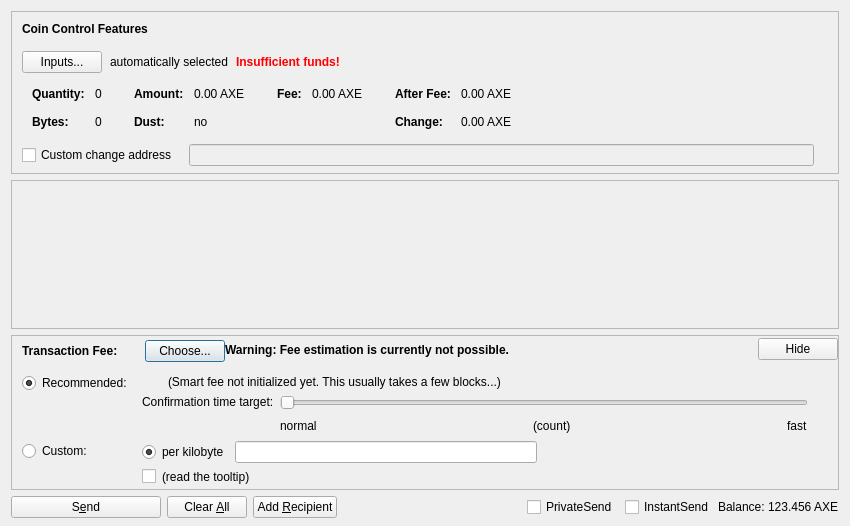
<?xml version="1.0" encoding="UTF-8"?>
<ui version="4.0">
 <class>SendCoinsDialog</class>
 <widget class="QDialog" name="SendCoinsDialog">
  <property name="geometry">
   <rect>
    <x>0</x>
    <y>0</y>
    <width>850</width>
    <height>526</height>
   </rect>
  </property>
  <property name="windowTitle">
   <string>Send Coins</string>
  </property>
  <layout class="QVBoxLayout" name="verticalLayout" stretch="0,1,0,0">
   <property name="bottomMargin">
    <number>8</number>
   </property>
   <item>
    <widget class="QFrame" name="frameCoinControl">
     <property name="sizePolicy">
      <sizepolicy hsizetype="Expanding" vsizetype="Expanding">
       <horstretch>0</horstretch>
       <verstretch>0</verstretch>
      </sizepolicy>
     </property>
     <property name="maximumSize">
      <size>
       <width>16777215</width>
       <height>16777215</height>
      </size>
     </property>
     <property name="frameShape">
      <enum>QFrame::StyledPanel</enum>
     </property>
     <property name="frameShadow">
      <enum>QFrame::Sunken</enum>
     </property>
     <layout class="QVBoxLayout" name="verticalLayoutCoinControl2">
      <property name="spacing">
       <number>0</number>
      </property>
      <property name="leftMargin">
       <number>0</number>
      </property>
      <property name="topMargin">
       <number>0</number>
      </property>
      <property name="rightMargin">
       <number>0</number>
      </property>
      <property name="bottomMargin">
       <number>6</number>
      </property>
      <item>
       <layout class="QVBoxLayout" name="verticalLayoutCoinControl" stretch="0,0,0,0,1">
        <property name="spacing">
         <number>0</number>
        </property>
        <property name="leftMargin">
         <number>10</number>
        </property>
        <property name="topMargin">
         <number>10</number>
        </property>
        <item>
         <layout class="QHBoxLayout" name="horizontalLayoutCoinControl1">
          <property name="bottomMargin">
           <number>15</number>
          </property>
          <item>
           <widget class="QLabel" name="labelCoinControlFeatures">
            <property name="sizePolicy">
             <sizepolicy hsizetype="Preferred" vsizetype="Maximum">
              <horstretch>0</horstretch>
              <verstretch>0</verstretch>
             </sizepolicy>
            </property>
            <property name="font">
             <font>
              <weight>75</weight>
              <bold>true</bold>
             </font>
            </property>
            <property name="styleSheet">
             <string notr="true">font-weight:bold;</string>
            </property>
            <property name="text">
             <string>Coin Control Features</string>
            </property>
           </widget>
          </item>
         </layout>
        </item>
        <item>
         <layout class="QHBoxLayout" name="horizontalLayoutCoinControl2" stretch="0,0,0,0">
          <property name="spacing">
           <number>8</number>
          </property>
          <property name="bottomMargin">
           <number>10</number>
          </property>
          <item>
           <widget class="QPushButton" name="pushButtonCoinControl">
            <property name="styleSheet">
             <string notr="true"/>
            </property>
            <property name="text">
             <string>Inputs...</string>
            </property>
            <property name="autoDefault">
             <bool>false</bool>
            </property>
           </widget>
          </item>
          <item>
           <widget class="QLabel" name="labelCoinControlAutomaticallySelected">
            <property name="text">
             <string>automatically selected</string>
            </property>
            <property name="margin">
             <number>5</number>
            </property>
           </widget>
          </item>
          <item>
           <widget class="QLabel" name="labelCoinControlInsuffFunds">
            <property name="font">
             <font>
              <weight>75</weight>
              <bold>true</bold>
             </font>
            </property>
            <property name="styleSheet">
             <string notr="true">color:red;font-weight:bold;</string>
            </property>
            <property name="text">
             <string>Insufficient funds!</string>
            </property>
            <property name="margin">
             <number>5</number>
            </property>
           </widget>
          </item>
          <item>
           <spacer name="horizontalSpacerCoinControl">
            <property name="orientation">
             <enum>Qt::Horizontal</enum>
            </property>
            <property name="sizeHint" stdset="0">
             <size>
              <width>40</width>
              <height>1</height>
             </size>
            </property>
           </spacer>
          </item>
         </layout>
        </item>
        <item>
         <widget class="QWidget" name="widgetCoinControl" native="true">
          <property name="sizePolicy">
           <sizepolicy hsizetype="Preferred" vsizetype="Preferred">
            <horstretch>0</horstretch>
            <verstretch>0</verstretch>
           </sizepolicy>
          </property>
          <property name="minimumSize">
           <size>
            <width>0</width>
            <height>0</height>
           </size>
          </property>
          <property name="styleSheet">
           <string notr="true"/>
          </property>
          <layout class="QHBoxLayout" name="horizontalLayoutCoinControl5">
           <property name="leftMargin">
            <number>0</number>
           </property>
           <property name="topMargin">
            <number>0</number>
           </property>
           <property name="rightMargin">
            <number>0</number>
           </property>
           <property name="bottomMargin">
            <number>0</number>
           </property>
           <item>
            <layout class="QHBoxLayout" name="horizontalLayoutCoinControl3" stretch="0,0,0,1">
             <property name="spacing">
              <number>20</number>
             </property>
             <property name="topMargin">
              <number>0</number>
             </property>
             <property name="bottomMargin">
              <number>10</number>
             </property>
             <item>
              <layout class="QFormLayout" name="formLayoutCoinControl1">
               <property name="horizontalSpacing">
                <number>10</number>
               </property>
               <property name="verticalSpacing">
                <number>14</number>
               </property>
               <property name="leftMargin">
                <number>10</number>
               </property>
               <property name="topMargin">
                <number>4</number>
               </property>
               <property name="rightMargin">
                <number>6</number>
               </property>
               <item row="0" column="0">
                <widget class="QLabel" name="labelCoinControlQuantityText">
                 <property name="font">
                  <font>
                   <weight>75</weight>
                   <bold>true</bold>
                  </font>
                 </property>
                 <property name="text">
                  <string>Quantity:</string>
                 </property>
                 <property name="margin">
                  <number>0</number>
                 </property>
                </widget>
               </item>
               <item row="0" column="1">
                <widget class="QLabel" name="labelCoinControlQuantity">
                 <property name="cursor">
                  <cursorShape>IBeamCursor</cursorShape>
                 </property>
                 <property name="contextMenuPolicy">
                  <enum>Qt::ActionsContextMenu</enum>
                 </property>
                 <property name="text">
                  <string notr="true">0</string>
                 </property>
                 <property name="margin">
                  <number>0</number>
                 </property>
                 <property name="textInteractionFlags">
                  <set>Qt::LinksAccessibleByMouse|Qt::TextSelectableByKeyboard|Qt::TextSelectableByMouse</set>
                 </property>
                </widget>
               </item>
               <item row="1" column="0">
                <widget class="QLabel" name="labelCoinControlBytesText">
                 <property name="font">
                  <font>
                   <weight>75</weight>
                   <bold>true</bold>
                  </font>
                 </property>
                 <property name="text">
                  <string>Bytes:</string>
                 </property>
                </widget>
               </item>
               <item row="1" column="1">
                <widget class="QLabel" name="labelCoinControlBytes">
                 <property name="cursor">
                  <cursorShape>IBeamCursor</cursorShape>
                 </property>
                 <property name="contextMenuPolicy">
                  <enum>Qt::ActionsContextMenu</enum>
                 </property>
                 <property name="text">
                  <string notr="true">0</string>
                 </property>
                 <property name="textInteractionFlags">
                  <set>Qt::LinksAccessibleByMouse|Qt::TextSelectableByKeyboard|Qt::TextSelectableByMouse</set>
                 </property>
                </widget>
               </item>
              </layout>
             </item>
             <item>
              <layout class="QFormLayout" name="formLayoutCoinControl2">
               <property name="horizontalSpacing">
                <number>10</number>
               </property>
               <property name="verticalSpacing">
                <number>14</number>
               </property>
               <property name="leftMargin">
                <number>6</number>
               </property>
               <property name="topMargin">
                <number>4</number>
               </property>
               <property name="rightMargin">
                <number>6</number>
               </property>
               <item row="0" column="0">
                <widget class="QLabel" name="labelCoinControlAmountText">
                 <property name="font">
                  <font>
                   <weight>75</weight>
                   <bold>true</bold>
                  </font>
                 </property>
                 <property name="text">
                  <string>Amount:</string>
                 </property>
                 <property name="margin">
                  <number>0</number>
                 </property>
                </widget>
               </item>
               <item row="0" column="1">
                <widget class="QLabel" name="labelCoinControlAmount">
                 <property name="cursor">
                  <cursorShape>IBeamCursor</cursorShape>
                 </property>
                 <property name="contextMenuPolicy">
                  <enum>Qt::ActionsContextMenu</enum>
                 </property>
                 <property name="text">
                  <string notr="true">0.00 AXE</string>
                 </property>
                 <property name="textInteractionFlags">
                  <set>Qt::LinksAccessibleByMouse|Qt::TextSelectableByKeyboard|Qt::TextSelectableByMouse</set>
                 </property>
                </widget>
               </item>
               <item row="1" column="0">
                <widget class="QLabel" name="labelCoinControlLowOutputText">
                 <property name="font">
                  <font>
                   <weight>75</weight>
                   <bold>true</bold>
                  </font>
                 </property>
                 <property name="text">
                  <string>Dust:</string>
                 </property>
                </widget>
               </item>
               <item row="1" column="1">
                <widget class="QLabel" name="labelCoinControlLowOutput">
                 <property name="cursor">
                  <cursorShape>IBeamCursor</cursorShape>
                 </property>
                 <property name="contextMenuPolicy">
                  <enum>Qt::ActionsContextMenu</enum>
                 </property>
                 <property name="text">
                  <string notr="true">no</string>
                 </property>
                 <property name="textInteractionFlags">
                  <set>Qt::LinksAccessibleByMouse|Qt::TextSelectableByKeyboard|Qt::TextSelectableByMouse</set>
                 </property>
                </widget>
               </item>
              </layout>
             </item>
             <item>
              <layout class="QFormLayout" name="formLayoutCoinControl3">
               <property name="horizontalSpacing">
                <number>10</number>
               </property>
               <property name="verticalSpacing">
                <number>14</number>
               </property>
               <property name="leftMargin">
                <number>6</number>
               </property>
               <property name="topMargin">
                <number>4</number>
               </property>
               <property name="rightMargin">
                <number>6</number>
               </property>
               <item row="0" column="0">
                <widget class="QLabel" name="labelCoinControlFeeText">
                 <property name="font">
                  <font>
                   <weight>75</weight>
                   <bold>true</bold>
                  </font>
                 </property>
                 <property name="text">
                  <string>Fee:</string>
                 </property>
                 <property name="margin">
                  <number>0</number>
                 </property>
                </widget>
               </item>
               <item row="0" column="1">
                <widget class="QLabel" name="labelCoinControlFee">
                 <property name="cursor">
                  <cursorShape>IBeamCursor</cursorShape>
                 </property>
                 <property name="contextMenuPolicy">
                  <enum>Qt::ActionsContextMenu</enum>
                 </property>
                 <property name="text">
                  <string notr="true">0.00 AXE</string>
                 </property>
                 <property name="textInteractionFlags">
                  <set>Qt::LinksAccessibleByMouse|Qt::TextSelectableByKeyboard|Qt::TextSelectableByMouse</set>
                 </property>
                </widget>
               </item>
              </layout>
             </item>
             <item>
              <layout class="QFormLayout" name="formLayoutCoinControl4">
               <property name="horizontalSpacing">
                <number>10</number>
               </property>
               <property name="verticalSpacing">
                <number>14</number>
               </property>
               <property name="leftMargin">
                <number>6</number>
               </property>
               <property name="topMargin">
                <number>4</number>
               </property>
               <property name="rightMargin">
                <number>6</number>
               </property>
               <item row="0" column="0">
                <widget class="QLabel" name="labelCoinControlAfterFeeText">
                 <property name="font">
                  <font>
                   <weight>75</weight>
                   <bold>true</bold>
                  </font>
                 </property>
                 <property name="text">
                  <string>After Fee:</string>
                 </property>
                 <property name="margin">
                  <number>0</number>
                 </property>
                </widget>
               </item>
               <item row="0" column="1">
                <widget class="QLabel" name="labelCoinControlAfterFee">
                 <property name="cursor">
                  <cursorShape>IBeamCursor</cursorShape>
                 </property>
                 <property name="contextMenuPolicy">
                  <enum>Qt::ActionsContextMenu</enum>
                 </property>
                 <property name="text">
                  <string notr="true">0.00 AXE</string>
                 </property>
                 <property name="textInteractionFlags">
                  <set>Qt::LinksAccessibleByMouse|Qt::TextSelectableByKeyboard|Qt::TextSelectableByMouse</set>
                 </property>
                </widget>
               </item>
               <item row="1" column="0">
                <widget class="QLabel" name="labelCoinControlChangeText">
                 <property name="font">
                  <font>
                   <weight>75</weight>
                   <bold>true</bold>
                  </font>
                 </property>
                 <property name="text">
                  <string>Change:</string>
                 </property>
                </widget>
               </item>
               <item row="1" column="1">
                <widget class="QLabel" name="labelCoinControlChange">
                 <property name="cursor">
                  <cursorShape>IBeamCursor</cursorShape>
                 </property>
                 <property name="contextMenuPolicy">
                  <enum>Qt::ActionsContextMenu</enum>
                 </property>
                 <property name="text">
                  <string notr="true">0.00 AXE</string>
                 </property>
                 <property name="textInteractionFlags">
                  <set>Qt::LinksAccessibleByMouse|Qt::TextSelectableByKeyboard|Qt::TextSelectableByMouse</set>
                 </property>
                </widget>
               </item>
              </layout>
             </item>
            </layout>
           </item>
          </layout>
         </widget>
        </item>
        <item>
         <layout class="QHBoxLayout" name="horizontalLayoutCoinControl4" stretch="0,0,0">
          <property name="spacing">
           <number>12</number>
          </property>
          <property name="sizeConstraint">
           <enum>QLayout::SetDefaultConstraint</enum>
          </property>
          <property name="topMargin">
           <number>5</number>
          </property>
          <property name="rightMargin">
           <number>5</number>
          </property>
          <item>
           <widget class="QCheckBox" name="checkBoxCoinControlChange">
            <property name="toolTip">
             <string>If this is activated, but the change address is empty or invalid, change will be sent to a newly generated address.</string>
            </property>
            <property name="text">
             <string>Custom change address</string>
            </property>
           </widget>
          </item>
          <item>
           <widget class="QValidatedLineEdit" name="lineEditCoinControlChange">
            <property name="enabled">
             <bool>false</bool>
            </property>
            <property name="sizePolicy">
             <sizepolicy hsizetype="Expanding" vsizetype="Fixed">
              <horstretch>0</horstretch>
              <verstretch>0</verstretch>
             </sizepolicy>
            </property>
           </widget>
          </item>
          <item>
           <widget class="QLabel" name="labelCoinControlChangeLabel">
            <property name="sizePolicy">
             <sizepolicy hsizetype="Preferred" vsizetype="Expanding">
              <horstretch>0</horstretch>
              <verstretch>0</verstretch>
             </sizepolicy>
            </property>
            <property name="minimumSize">
             <size>
              <width>0</width>
              <height>0</height>
             </size>
            </property>
            <property name="text">
             <string/>
            </property>
            <property name="margin">
             <number>3</number>
            </property>
           </widget>
          </item>
         </layout>
        </item>
        <item>
         <spacer name="verticalSpacerCoinControl">
          <property name="orientation">
           <enum>Qt::Vertical</enum>
          </property>
          <property name="sizeHint" stdset="0">
           <size>
            <width>800</width>
            <height>1</height>
           </size>
          </property>
         </spacer>
        </item>
       </layout>
      </item>
     </layout>
    </widget>
   </item>
   <item>
    <widget class="QScrollArea" name="scrollArea">
     <property name="widgetResizable">
      <bool>true</bool>
     </property>
     <widget class="QWidget" name="scrollAreaWidgetContents">
      <property name="geometry">
       <rect>
        <x>0</x>
        <y>0</y>
        <width>830</width>
        <height>104</height>
       </rect>
      </property>
      <layout class="QVBoxLayout" name="verticalLayout_2" stretch="0,1">
       <property name="leftMargin">
        <number>0</number>
       </property>
       <property name="topMargin">
        <number>0</number>
       </property>
       <property name="rightMargin">
        <number>0</number>
       </property>
       <property name="bottomMargin">
        <number>0</number>
       </property>
       <item>
        <layout class="QVBoxLayout" name="entries">
         <property name="spacing">
          <number>6</number>
         </property>
        </layout>
       </item>
       <item>
        <spacer name="verticalSpacer">
         <property name="orientation">
          <enum>Qt::Vertical</enum>
         </property>
         <property name="sizeHint" stdset="0">
          <size>
           <width>20</width>
           <height>40</height>
          </size>
         </property>
        </spacer>
       </item>
      </layout>
     </widget>
    </widget>
   </item>
   <item>
    <widget class="QFrame" name="frameFee">
     <property name="sizePolicy">
      <sizepolicy hsizetype="Expanding" vsizetype="Expanding">
       <horstretch>0</horstretch>
       <verstretch>0</verstretch>
      </sizepolicy>
     </property>
     <property name="maximumSize">
      <size>
       <width>16777215</width>
       <height>16777215</height>
      </size>
     </property>
     <property name="frameShape">
      <enum>QFrame::StyledPanel</enum>
     </property>
     <property name="frameShadow">
      <enum>QFrame::Sunken</enum>
     </property>
     <layout class="QVBoxLayout" name="verticalLayoutFee1">
      <property name="spacing">
       <number>0</number>
      </property>
      <property name="leftMargin">
       <number>0</number>
      </property>
      <property name="topMargin">
       <number>0</number>
      </property>
      <property name="rightMargin">
       <number>0</number>
      </property>
      <property name="bottomMargin">
       <number>0</number>
      </property>
      <item>
       <layout class="QVBoxLayout" name="verticalLayoutFee2" stretch="0,0,0">
        <property name="spacing">
         <number>0</number>
        </property>
        <property name="leftMargin">
         <number>10</number>
        </property>
        <property name="topMargin">
         <number>0</number>
        </property>
        <item>
         <layout class="QHBoxLayout" name="horizontalLayoutFee1">
          <property name="bottomMargin">
           <number>0</number>
          </property>
          <item>
           <layout class="QVBoxLayout" name="verticalLayoutFee7">
            <property name="spacing">
             <number>0</number>
            </property>
            <item>
             <spacer name="verticalSpacerSmartFee">
              <property name="orientation">
               <enum>Qt::Vertical</enum>
              </property>
              <property name="sizeType">
               <enum>QSizePolicy::Fixed</enum>
              </property>
              <property name="sizeHint" stdset="0">
               <size>
                <width>1</width>
                <height>4</height>
               </size>
              </property>
             </spacer>
            </item>
            <item>
             <layout class="QHBoxLayout" name="horizontalLayoutSmartFee">
              <property name="spacing">
               <number>10</number>
              </property>
              <item>
               <widget class="QLabel" name="labelFeeHeadline">
                <property name="sizePolicy">
                 <sizepolicy hsizetype="Preferred" vsizetype="Maximum">
                  <horstretch>0</horstretch>
                  <verstretch>0</verstretch>
                 </sizepolicy>
                </property>
                <property name="font">
                 <font>
                  <weight>75</weight>
                  <bold>true</bold>
                 </font>
                </property>
                <property name="styleSheet">
                 <string notr="true">font-weight:bold;</string>
                </property>
                <property name="text">
                 <string>Transaction Fee:</string>
                </property>
               </widget>
              </item>
              <item>
               <widget class="QLabel" name="labelFeeMinimized">
                <property name="text">
                 <string/>
                </property>
               </widget>
              </item>
              <item>
               <widget class="QPushButton" name="buttonChooseFee">
                <property name="text">
                 <string>Choose...</string>
                </property>
               </widget>
              </item>
             </layout>
            </item>
            <item>
             <spacer name="verticalSpacer_5">
              <property name="orientation">
               <enum>Qt::Vertical</enum>
              </property>
              <property name="sizeHint" stdset="0">
               <size>
                <width>1</width>
                <height>1</height>
               </size>
              </property>
             </spacer>
            </item>
           </layout>
          </item>
          <item>
           <widget class="QLabel" name="fallbackFeeWarningLabel">
            <property name="toolTip">
             <string>Using the fallbackfee can result in sending a transaction that will take several hours or days (or never) to confirm. Consider choosing your fee manually or wait until your have validated the complete chain.</string>
            </property>
            <property name="font">
            <font>
                <weight>75</weight>
                <bold>true</bold>
            </font>
            </property>
            <property name="text">
             <string>Warning: Fee estimation is currently not possible.</string>
            </property>
            <property name="wordWrap">
             <bool>false</bool>
            </property>
           </widget>
          </item>
          <item>
           <spacer name="horizontalSpacer_4">
            <property name="orientation">
             <enum>Qt::Horizontal</enum>
            </property>
            <property name="sizeType">
             <enum>QSizePolicy::MinimumExpanding</enum>
            </property>
            <property name="sizeHint" stdset="0">
             <size>
              <width>40</width>
              <height>20</height>
             </size>
            </property>
           </spacer>
          </item>
          <item>
           <widget class="QPushButton" name="buttonMinimizeFee">
            <property name="toolTip">
             <string>collapse fee-settings</string>
            </property>
            <property name="text">
             <string>Hide</string>
            </property>
           </widget>
          </item>
         </layout>
        </item>
        <item>
         <widget class="QFrame" name="frameFeeSelection">
          <layout class="QVBoxLayout" name="verticalLayoutFee12">
           <property name="spacing">
            <number>0</number>
           </property>
           <property name="leftMargin">
            <number>0</number>
           </property>
           <property name="topMargin">
            <number>0</number>
           </property>
           <property name="rightMargin">
            <number>0</number>
           </property>
           <property name="bottomMargin">
            <number>0</number>
           </property>
           <item>
            <layout class="QGridLayout" name="gridLayoutFee">
             <property name="topMargin">
              <number>10</number>
             </property>
             <property name="bottomMargin">
              <number>4</number>
             </property>
             <property name="horizontalSpacing">
              <number>10</number>
             </property>
             <property name="verticalSpacing">
              <number>4</number>
             </property>
             <item row="1" column="1">
              <layout class="QVBoxLayout" name="verticalLayoutFee8">
               <property name="spacing">
                <number>6</number>
               </property>
               <item>
                <layout class="QHBoxLayout" name="horizontalLayoutFee13">
                 <item>
                  <widget class="QRadioButton" name="radioCustomPerKilobyte">
                   <property name="toolTip">
                    <string>If the custom fee is set to 1000 haks and the transaction is only 250 bytes, then &quot;per kilobyte&quot; only pays 250 haks in fee,&lt;br /&gt;while &quot;at least&quot; pays 1000 haks. For transactions bigger than a kilobyte both pay by kilobyte.</string>
                   </property>
                   <property name="text">
                    <string>per kilobyte</string>
                   </property>
                   <property name="checked">
                    <bool>true</bool>
                   </property>
                   <attribute name="buttonGroup">
                    <string notr="true">groupCustomFee</string>
                   </attribute>
                  </widget>
                 </item>
                 <item>
                  <widget class="BitcoinAmountField" name="customFee"/>
                 </item>
                 <item>
                  <spacer name="horizontalSpacer_6">
                   <property name="orientation">
                    <enum>Qt::Horizontal</enum>
                   </property>
                   <property name="sizeHint" stdset="0">
                    <size>
                     <width>1</width>
                     <height>1</height>
                    </size>
                   </property>
                  </spacer>
                 </item>
                </layout>
               </item>
               <item>
                <layout class="QHBoxLayout" name="horizontalLayoutFee8">
                 <item>
                  <widget class="QCheckBox" name="checkBoxMinimumFee">
                   <property name="toolTip">
                    <string>Paying only the minimum fee is just fine as long as there is less transaction volume than space in the blocks.&lt;br /&gt;But be aware that this can end up in a never confirming transaction once there is more demand for axe transactions than the network can process.</string>
                   </property>
                   <property name="text">
                    <string/>
                   </property>
                  </widget>
                 </item>
                 <item>
                  <widget class="QLabel" name="labelMinFeeWarning">
                   <property name="enabled">
                    <bool>true</bool>
                   </property>
                   <property name="toolTip">
                    <string>Paying only the minimum fee is just fine as long as there is less transaction volume than space in the blocks.&lt;br /&gt;But be aware that this can end up in a never confirming transaction once there is more demand for axe transactions than the network can process.</string>
                   </property>
                   <property name="text">
                    <string>(read the tooltip)</string>
                   </property>
                   <property name="margin">
                    <number>5</number>
                   </property>
                  </widget>
                 </item>
                 <item>
                  <spacer name="horizontalSpacer_2">
                   <property name="orientation">
                    <enum>Qt::Horizontal</enum>
                   </property>
                   <property name="sizeHint" stdset="0">
                    <size>
                     <width>1</width>
                     <height>1</height>
                    </size>
                   </property>
                  </spacer>
                 </item>
                </layout>
               </item>
              </layout>
             </item>
             <item row="0" column="0">
              <layout class="QVBoxLayout" name="verticalLayoutFee4" stretch="0,1">
               <item>
                <widget class="QRadioButton" name="radioSmartFee">
                 <property name="text">
                  <string>Recommended:</string>
                 </property>
                 <property name="checked">
                  <bool>true</bool>
                 </property>
                 <attribute name="buttonGroup">
                  <string notr="true">groupFee</string>
                 </attribute>
                </widget>
               </item>
               <item>
                <spacer name="verticalSpacer_2">
                 <property name="orientation">
                  <enum>Qt::Vertical</enum>
                 </property>
                 <property name="sizeHint" stdset="0">
                  <size>
                   <width>1</width>
                   <height>1</height>
                  </size>
                 </property>
                </spacer>
               </item>
              </layout>
             </item>
             <item row="1" column="0">
              <layout class="QVBoxLayout" name="verticalLayoutFee9" stretch="0,1">
               <item>
                <widget class="QRadioButton" name="radioCustomFee">
                 <property name="text">
                  <string>Custom:</string>
                 </property>
                 <attribute name="buttonGroup">
                  <string notr="true">groupFee</string>
                 </attribute>
                </widget>
               </item>
               <item>
                <spacer name="verticalSpacer_6">
                 <property name="orientation">
                  <enum>Qt::Vertical</enum>
                 </property>
                 <property name="sizeHint" stdset="0">
                  <size>
                   <width>1</width>
                   <height>1</height>
                  </size>
                 </property>
                </spacer>
               </item>
              </layout>
             </item>
             <item row="0" column="1">
              <layout class="QVBoxLayout" name="verticalLayoutFee3" stretch="0,0,1">
               <property name="spacing">
                <number>6</number>
               </property>
               <property name="topMargin">
                <number>2</number>
               </property>
               <item>
                <layout class="QHBoxLayout" name="horizontalLayoutFee12">
                 <item>
                  <widget class="QLabel" name="labelSmartFee">
                   <property name="text">
                    <string/>
                   </property>
                   <property name="margin">
                    <number>2</number>
                   </property>
                  </widget>
                 </item>
                 <item>
                  <widget class="QLabel" name="labelFeeEstimation">
                   <property name="text">
                    <string/>
                   </property>
                  </widget>
                 </item>
                 <item>
                  <widget class="QLabel" name="labelSmartFee2">
                   <property name="text">
                    <string>(Smart fee not initialized yet. This usually takes a few blocks...)</string>
                   </property>
                   <property name="margin">
                    <number>2</number>
                   </property>
                  </widget>
                 </item>
                 <item>
                  <spacer name="horizontalSpacer_5">
                   <property name="orientation">
                    <enum>Qt::Horizontal</enum>
                   </property>
                   <property name="sizeHint" stdset="0">
                    <size>
                     <width>1</width>
                     <height>1</height>
                    </size>
                   </property>
                  </spacer>
                 </item>
                </layout>
               </item>
               <item>
                <layout class="QHBoxLayout" name="horizontalLayoutFee9">
                 <item>
                  <layout class="QVBoxLayout" name="verticalLayoutFee6">
                   <item>
                    <widget class="QLabel" name="labelSmartFee3">
                     <property name="text">
                      <string>Confirmation time target:</string>
                     </property>
                     <property name="margin">
                      <number>2</number>
                     </property>
                    </widget>
                   </item>
                   <item>
                    <spacer name="verticalSpacer_3">
                     <property name="orientation">
                      <enum>Qt::Vertical</enum>
                     </property>
                     <property name="sizeHint" stdset="0">
                      <size>
                       <width>1</width>
                       <height>1</height>
                      </size>
                     </property>
                    </spacer>
                   </item>
                  </layout>
                 </item>
                 <item>
                  <layout class="QVBoxLayout" name="verticalLayoutFee5">
                   <property name="rightMargin">
                    <number>30</number>
                   </property>
                   <item>
                    <widget class="QSlider" name="sliderSmartFee">
                     <property name="minimum">
                      <number>0</number>
                     </property>
                     <property name="maximum">
                      <number>23</number>
                     </property>
                     <property name="pageStep">
                      <number>1</number>
                     </property>
                     <property name="value">
                      <number>0</number>
                     </property>
                     <property name="orientation">
                      <enum>Qt::Horizontal</enum>
                     </property>
                     <property name="invertedAppearance">
                      <bool>false</bool>
                     </property>
                     <property name="invertedControls">
                      <bool>false</bool>
                     </property>
                     <property name="tickPosition">
                      <enum>QSlider::NoTicks</enum>
                     </property>
                    </widget>
                   </item>
                   <item>
                    <layout class="QHBoxLayout" name="horizontalLayoutFee10">
                     <item>
                      <widget class="QLabel" name="labelSmartFeeNormal">
                       <property name="text">
                        <string>normal</string>
                       </property>
                      </widget>
                     </item>
                     <item>
                      <spacer name="horizontalSpacer_7">
                       <property name="orientation">
                        <enum>Qt::Horizontal</enum>
                       </property>
                       <property name="sizeHint" stdset="0">
                        <size>
                         <width>40</width>
                         <height>20</height>
                        </size>
                       </property>
                      </spacer>
                     </item>
                     <item>
                      <widget class="QLabel" name="confirmationTargetLabel">
                       <property name="text">
                        <string notr="true">(count)</string>
                       </property>
                      </widget>
                     </item>
                     <item>
                      <spacer name="horizontalSpacer_3">
                       <property name="orientation">
                        <enum>Qt::Horizontal</enum>
                       </property>
                       <property name="sizeHint" stdset="0">
                        <size>
                         <width>40</width>
                         <height>20</height>
                        </size>
                       </property>
                      </spacer>
                     </item>
                     <item>
                      <widget class="QLabel" name="labelSmartFeeFast">
                       <property name="text">
                        <string>fast</string>
                       </property>
                      </widget>
                     </item>
                    </layout>
                   </item>
                  </layout>
                 </item>
                </layout>
               </item>
               <item>
                <spacer name="verticalSpacer_4">
                 <property name="orientation">
                  <enum>Qt::Vertical</enum>
                 </property>
                 <property name="sizeHint" stdset="0">
                  <size>
                   <width>1</width>
                   <height>1</height>
                  </size>
                 </property>
                </spacer>
               </item>
              </layout>
             </item>
            </layout>
           </item>
          </layout>
         </widget>
        </item>
        <item>
         <spacer name="verticalSpacerFee">
          <property name="orientation">
           <enum>Qt::Vertical</enum>
          </property>
          <property name="sizeHint" stdset="0">
           <size>
            <width>800</width>
            <height>1</height>
           </size>
          </property>
         </spacer>
        </item>
       </layout>
      </item>
     </layout>
    </widget>
   </item>
   <item>
    <layout class="QHBoxLayout" name="horizontalLayout">
     <item>
      <widget class="QPushButton" name="sendButton">
       <property name="minimumSize">
        <size>
         <width>150</width>
         <height>0</height>
        </size>
       </property>
       <property name="toolTip">
        <string>Confirm the send action</string>
       </property>
       <property name="text">
        <string>S&amp;end</string>
       </property>
       <property name="autoDefault">
        <bool>false</bool>
       </property>
       <property name="default">
        <bool>false</bool>
       </property>
      </widget>
     </item>
     <item>
      <widget class="QPushButton" name="clearButton">
       <property name="sizePolicy">
        <sizepolicy hsizetype="Minimum" vsizetype="Fixed">
         <horstretch>0</horstretch>
         <verstretch>0</verstretch>
        </sizepolicy>
       </property>
       <property name="toolTip">
        <string>Clear all fields of the form.</string>
       </property>
       <property name="text">
        <string>Clear &amp;All</string>
       </property>
       <property name="autoDefault">
        <bool>false</bool>
       </property>
      </widget>
     </item>
     <item>
      <widget class="QPushButton" name="addButton">
       <property name="toolTip">
        <string>Send to multiple recipients at once</string>
       </property>
       <property name="text">
        <string>Add &amp;Recipient</string>
       </property>
       <property name="autoDefault">
        <bool>false</bool>
       </property>
      </widget>
     </item>
     <item>
      <spacer name="horizontalSpacer">
       <property name="orientation">
        <enum>Qt::Horizontal</enum>
       </property>
       <property name="sizeHint" stdset="0">
        <size>
         <width>40</width>
         <height>20</height>
        </size>
       </property>
      </spacer>
     </item>
     <item>
      <layout class="QHBoxLayout" name="horizontalLayout_2">
       <property name="spacing">
        <number>3</number>
       </property>
       <item>
        <widget class="QCheckBox" name="checkUsePrivateSend">
         <property name="minimumSize">
          <size>
           <width>95</width>
           <height>0</height>
          </size>
         </property>
         <property name="text">
          <string>PrivateSend</string>
         </property>
         <property name="checked">
          <bool>false</bool>
         </property>
        </widget>
       </item>
       <item>
        <widget class="QCheckBox" name="checkUseInstantSend">
         <property name="enabled">
          <bool>true</bool>
         </property>
         <property name="minimumSize">
          <size>
           <width>85</width>
           <height>0</height>
          </size>
         </property>
         <property name="text">
          <string>InstantSend</string>
         </property>
        </widget>
       </item>
       <item>
        <widget class="QLabel" name="label">
         <property name="text">
          <string>Balance:</string>
         </property>
        </widget>
       </item>
       <item>
        <widget class="QLabel" name="labelBalance">
         <property name="sizePolicy">
          <sizepolicy hsizetype="Preferred" vsizetype="Fixed">
           <horstretch>0</horstretch>
           <verstretch>0</verstretch>
          </sizepolicy>
         </property>
         <property name="cursor">
          <cursorShape>IBeamCursor</cursorShape>
         </property>
         <property name="text">
          <string notr="true">123.456 AXE</string>
         </property>
         <property name="textInteractionFlags">
          <set>Qt::LinksAccessibleByMouse|Qt::TextSelectableByKeyboard|Qt::TextSelectableByMouse</set>
         </property>
        </widget>
       </item>
      </layout>
     </item>
    </layout>
   </item>
  </layout>
 </widget>
 <customwidgets>
  <customwidget>
   <class>QValidatedLineEdit</class>
   <extends>QLineEdit</extends>
   <header>qvalidatedlineedit.h</header>
  </customwidget>
  <customwidget>
   <class>BitcoinAmountField</class>
   <extends>QLineEdit</extends>
   <header>bitcoinamountfield.h</header>
   <container>1</container>
  </customwidget>
 </customwidgets>
 <resources>
  <include location="../axe.qrc"/>
 </resources>
 <connections/>
 <buttongroups>
  <buttongroup name="groupCustomFee"/>
  <buttongroup name="groupFee"/>
 </buttongroups>
</ui>
